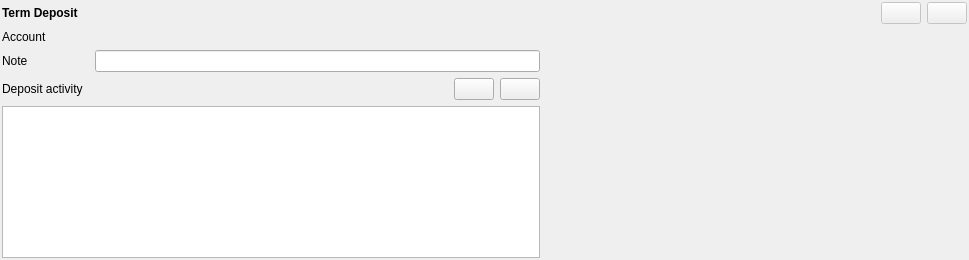
<?xml version="1.0" encoding="UTF-8"?>
<ui version="4.0">
 <class>TermDepositOperation</class>
 <widget class="QWidget" name="TermDepositOperation">
  <property name="geometry">
   <rect>
    <x>0</x>
    <y>0</y>
    <width>969</width>
    <height>260</height>
   </rect>
  </property>
  <property name="windowTitle">
   <string>Form</string>
  </property>
  <layout class="QGridLayout" name="layout">
   <property name="leftMargin">
    <number>2</number>
   </property>
   <property name="topMargin">
    <number>2</number>
   </property>
   <property name="rightMargin">
    <number>2</number>
   </property>
   <property name="bottomMargin">
    <number>2</number>
   </property>
   <item row="3" column="0">
    <widget class="QLabel" name="note_label">
     <property name="text">
      <string>Note</string>
     </property>
    </widget>
   </item>
   <item row="0" column="0" colspan="3">
    <widget class="QLabel" name="main_label">
     <property name="font">
      <font>
       <bold>true</bold>
      </font>
     </property>
     <property name="text">
      <string>Term Deposit</string>
     </property>
    </widget>
   </item>
   <item row="6" column="0">
    <spacer name="vertical_spacer">
     <property name="orientation">
      <enum>Qt::Vertical</enum>
     </property>
     <property name="sizeHint" stdset="0">
      <size>
       <width>20</width>
       <height>40</height>
      </size>
     </property>
    </spacer>
   </item>
   <item row="0" column="11">
    <widget class="QPushButton" name="revert_button">
     <property name="enabled">
      <bool>false</bool>
     </property>
     <property name="acceptDrops">
      <bool>false</bool>
     </property>
     <property name="toolTip">
      <string>Cancel changes</string>
     </property>
     <property name="text">
      <string/>
     </property>
    </widget>
   </item>
   <item row="3" column="8">
    <spacer name="horizontalSpacer">
     <property name="orientation">
      <enum>Qt::Horizontal</enum>
     </property>
     <property name="sizeHint" stdset="0">
      <size>
       <width>40</width>
       <height>20</height>
      </size>
     </property>
    </spacer>
   </item>
   <item row="4" column="7">
    <widget class="QPushButton" name="del_button">
     <property name="toolTip">
      <string>Remove activity</string>
     </property>
     <property name="text">
      <string/>
     </property>
    </widget>
   </item>
   <item row="5" column="0" colspan="8">
    <widget class="TableViewWithFooter" name="actions_table">
     <property name="alternatingRowColors">
      <bool>true</bool>
     </property>
     <attribute name="verticalHeaderVisible">
      <bool>false</bool>
     </attribute>
     <attribute name="verticalHeaderMinimumSectionSize">
      <number>20</number>
     </attribute>
     <attribute name="verticalHeaderDefaultSectionSize">
      <number>20</number>
     </attribute>
    </widget>
   </item>
   <item row="4" column="0">
    <widget class="QLabel" name="details_label">
     <property name="text">
      <string>Deposit activity</string>
     </property>
    </widget>
   </item>
   <item row="2" column="0">
    <widget class="QLabel" name="account_label">
     <property name="text">
      <string>Account</string>
     </property>
    </widget>
   </item>
   <item row="0" column="10">
    <widget class="QPushButton" name="commit_button">
     <property name="enabled">
      <bool>false</bool>
     </property>
     <property name="toolTip">
      <string>Commit changes</string>
     </property>
     <property name="text">
      <string/>
     </property>
    </widget>
   </item>
   <item row="4" column="6">
    <widget class="QPushButton" name="add_button">
     <property name="toolTip">
      <string>Add activity</string>
     </property>
     <property name="text">
      <string/>
     </property>
    </widget>
   </item>
   <item row="4" column="5">
    <spacer name="horizontalSpacer_2">
     <property name="orientation">
      <enum>Qt::Horizontal</enum>
     </property>
     <property name="sizeHint" stdset="0">
      <size>
       <width>40</width>
       <height>20</height>
      </size>
     </property>
    </spacer>
   </item>
   <item row="3" column="2" colspan="6">
    <widget class="QLineEdit" name="note"/>
   </item>
   <item row="2" column="2" colspan="3">
    <widget class="AccountSelector" name="account_widget" native="true"/>
   </item>
  </layout>
 </widget>
 <customwidgets>
  <customwidget>
   <class>TableViewWithFooter</class>
   <extends>QTableView</extends>
   <header>jal/widgets/custom/tableview_with_footer.h</header>
  </customwidget>
  <customwidget>
   <class>AccountSelector</class>
   <extends>QWidget</extends>
   <header>jal/widgets/reference_selector.h</header>
   <container>1</container>
  </customwidget>
 </customwidgets>
 <resources/>
 <connections/>
</ui>
